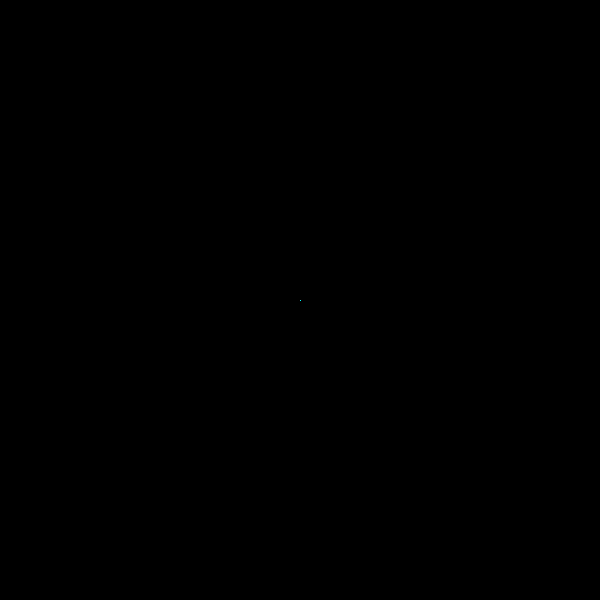
Frame 1 (no input)
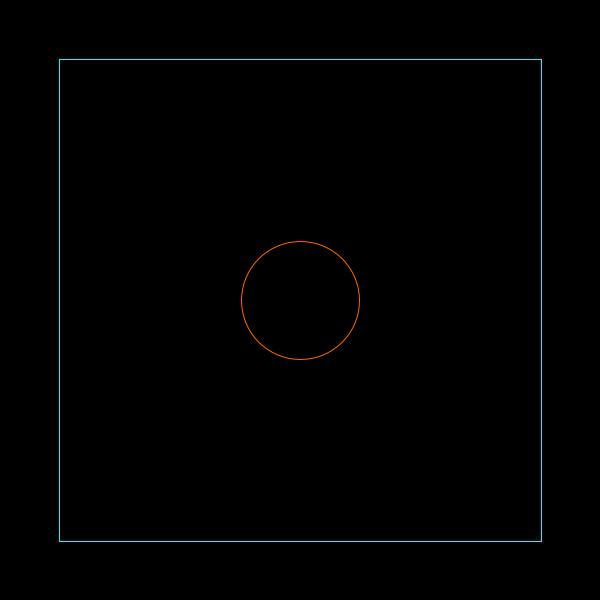
Frame 60 (the mouse pressed at the canvas centre just before this capture)
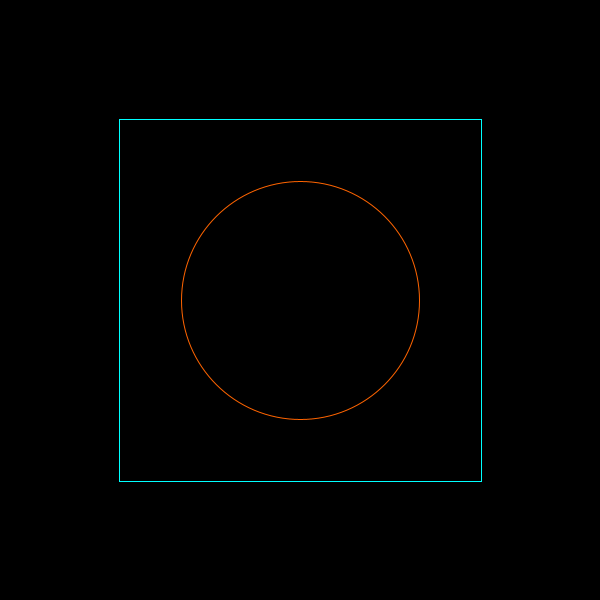
Frame 120 (the mouse held since frame 60 and released just before this capture)

The Processing sketch that drew these frames (run headless with seeded random() and noise(); from frame 60 on, the mouse is pressed at the canvas centre):

// Processing sketch: processing_103426
// ── processing_103426.pde

int side;
int count = 0;
int step = 256;

boolean colorState = true;

void setup()
{
  size(600, 600);
  //strokeWeight(4);
  side = max(width,height)/2;
}

void draw()
{
  background(0);
  noFill();
    
  pushMatrix();
  translate(side,side);
  
  for(int i=0; i<side; i++)
  {
    if((i+count)%side == 0)
    {
      stroke(0,255,255);
      rect(-i, -i ,i*2,i*2);
    }
    
    int j = side-i;
    if((j+count)%side == 0)
    {
      stroke(255,100,0);      
      ellipse(0, 0 ,i*2,i*2);
    }
  }
  
  popMatrix();
  
  count++;
}
